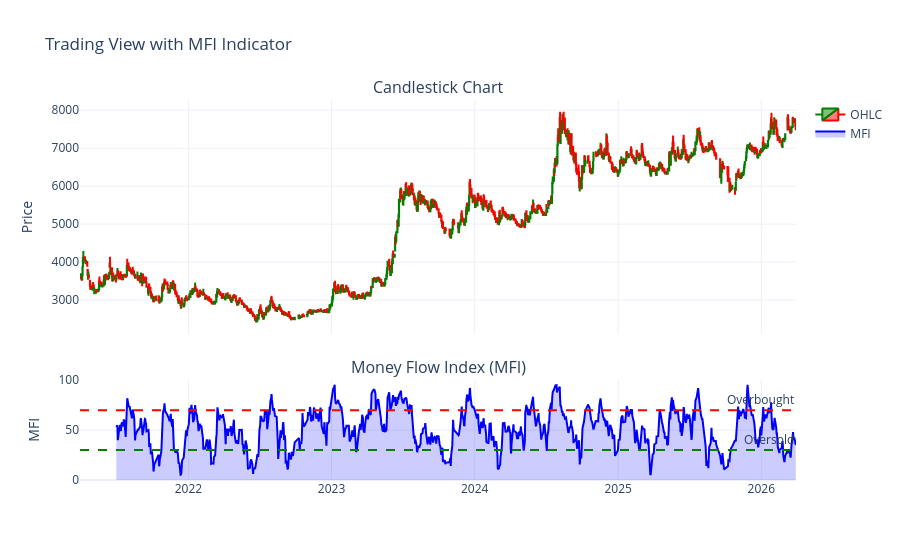

Here is the notebook cell this chart was saved with:
### Code cell
import plotly.graph_objects as go
from plotly.subplots import make_subplots

# Create subplots with 2 rows and shared x-axis
fig = make_subplots(
    rows=2, cols=1,
    shared_xaxes=True,
    vertical_spacing=0.12,
    row_heights=[0.7, 0.3],
    subplot_titles=("Candlestick Chart", "Money Flow Index (MFI)")
)

# Convert date to string to use as categorical axis (preserves gaps)
df_plot['Date_str'] = df_plot['Date'].astype(str)

# Add candlestick chart to the first subplot
fig.add_trace(
    go.Candlestick(
        x=df_plot['Date_str'],
        open=df_plot['Open'],
        high=df_plot['High'],
        low=df_plot['Low'],
        close=df_plot['Close'],
        name='OHLC',
        increasing_line_color='green',
        decreasing_line_color='red',
    ),
    row=1, col=1
)

# Add MFI line chart to the second subplot
fig.add_trace(
    go.Scatter(
        x=df_plot['Date_str'],
        y=df_plot['mfi'],
        mode='lines',
        name='MFI',
        line=dict(color='blue', width=2),
        fill='tozeroy',
        fillcolor='rgba(0, 0, 255, 0.2)'
    ),
    row=2, col=1
)

# Add horizontal line at 70 and 30 for overbought/oversold
fig.add_hline(y=70, line_dash="dash", line_color="red", annotation_text="Overbought", row=2)
fig.add_hline(y=30, line_dash="dash", line_color="green", annotation_text="Oversold", row=2)

# Update layout
fig.update_layout(
    height=700,
    title_text="Trading View with MFI Indicator",
    xaxis_rangeslider_visible=False,
    hovermode='x unified',
    template='plotly_white'
)

# Update y-axes labels
fig.update_yaxes(title_text="Price", row=1, col=1)
fig.update_yaxes(title_text="MFI", row=2, col=1)

fig.show()

### Figure 1 — Plotly figure (JSON) as saved in the notebook; plotly's stock layout.template omitted (floating-point values rounded to 4 significant figures; data arrays with more than 128 entries replaced by an {"elided": "..."} marker saying what was removed)
{"data": [{"close": {"elided": "1158 float values"}, "decreasing": {"line": {"color": "red"}}, "high": {"elided": "1158 float values"}, "increasing": {"line": {"color": "green"}}, "low": {"elided": "1158 float values"}, "name": "OHLC", "open": {"elided": "1158 float values"}, "type": "candlestick", "x": {"elided": "1158 str values"}, "xaxis": "x", "yaxis": "y"}, {"fill": "tozeroy", "fillcolor": "rgba(0, 0, 255, 0.2)", "line": {"color": "blue", "width": 2}, "mode": "lines", "name": "MFI", "type": "scatter", "x": {"elided": "1158 str values"}, "xaxis": "x2", "y": {"elided": "1158 float values"}, "yaxis": "y2"}], "layout": {"annotations": [{"font": {"size": 16}, "showarrow": false, "text": "Candlestick Chart", "x": 0.5, "xanchor": "center", "xref": "paper", "y": 1, "yanchor": "bottom", "yref": "paper"}, {"font": {"size": 16}, "showarrow": false, "text": "Money Flow Index (MFI)", "x": 0.5, "xanchor": "center", "xref": "paper", "y": 0.264, "yanchor": "bottom", "yref": "paper"}, {"showarrow": false, "text": "Overbought", "x": 1, "xanchor": "right", "xref": "x2 domain", "y": 70, "yanchor": "bottom", "yref": "y2"}, {"showarrow": false, "text": "Oversold", "x": 1, "xanchor": "right", "xref": "x2 domain", "y": 30, "yanchor": "bottom", "yref": "y2"}], "autosize": true, "hovermode": "x unified", "shapes": [{"line": {"color": "red", "dash": "dash"}, "type": "line", "x0": 0, "x1": 1, "xref": "x2 domain", "y0": 70, "y1": 70, "yref": "y2"}, {"line": {"color": "green", "dash": "dash"}, "type": "line", "x0": 0, "x1": 1, "xref": "x2 domain", "y0": 30, "y1": 30, "yref": "y2"}], "title": {"text": "Trading View with MFI Indicator"}, "xaxis": {"anchor": "y", "autorange": true, "domain": [0, 1], "matches": "x2", "range": ["2021-03-30 12:00", "2026-03-30 12:00"], "rangeslider": {"visible": false, "yaxis": {}}, "showticklabels": false, "type": "date"}, "xaxis2": {"anchor": "y2", "autorange": true, "domain": [0, 1], "range": ["2021-03-30 12:00", "2026-03-30 12:00"], "type": "date"}, "yaxis": {"anchor": "x", "autorange": true, "domain": [0.384, 1], "range": [2105.0, 8269.0], "title": {"text": "Price"}}, "yaxis2": {"anchor": "x2", "autorange": true, "domain": [0, 0.264], "range": [0, 100.5], "title": {"text": "MFI"}, "type": "linear"}}}
